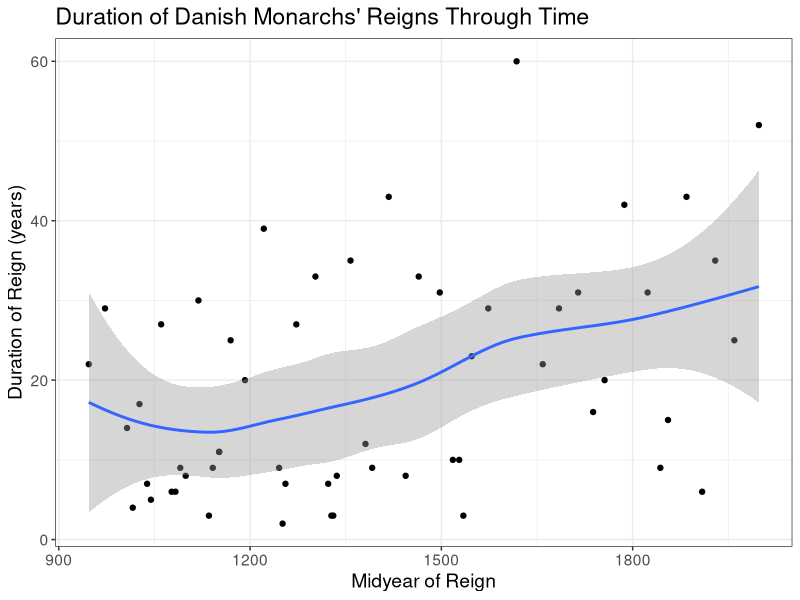
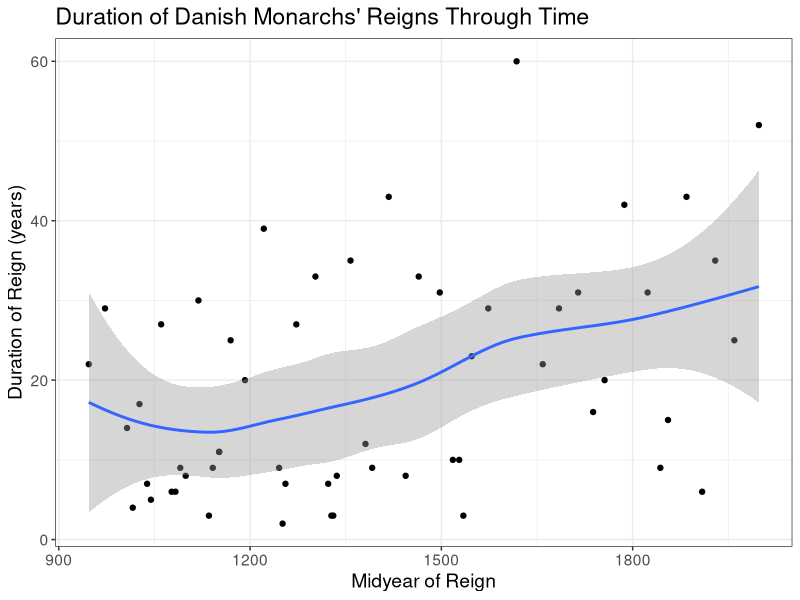

Write R code to recreate these figures, in order.
## ---- chunk 1
knitr::opts_chunk$set(echo = TRUE)
## ---- chunk 2
library(tidyverse)
## ---- chunk 3
# FILL IN THE CODE BELOW and review the outputs.

kings1 <- read.csv("../week11/Monark_ark_Danish.csv")

kings2 <- read_csv("../week11/Monark_ark_Danish.csv")

kings3 <- read.csv2("../week11/Monark_ark_Danish.csv")

kings4 <- read_csv2("../week11/Monark_ark_Danish.csv")
## ---- chunk 4
find("read.csv")
find("read_csv")
## ---- chunk 5

kings_list <- list( # Here we define a list for the four loaded datasets.
  kings1 = kings1,
  kings2 = kings2,
  kings3 = kings3,
  kings4 = kings4
)

# We create a for-loop that iterates through the names of the datasets in the list. 
# The function names(kings_list) returns the labels "kings1", "kings2", "kings3", and "kings4".

# Inside the loop, we extract the corresponding dataset from the list with and the element within with [[]] since [] only returns a list. 

#cat(), which concatenates text and prints it. (Works like making vectors with c(X,X,X,X) except it also prints it.)
# \n creates a new line, so the text is not in one line (line break).

for (name in names(kings_list)) { 

  data <- kings_list[[name]]

  cat("\nDataset:", name, "\n",           
      "Data type:", class(data), "\n",    
      "Columns:", ncol(data), "\n",       
      "Rows:", nrow(data), "\n",          
      "Size:", size_sum(data), "\n",
      "Column names:", colnames(data), "\n")
}
## ---- chunk 6
head(kings4)
## ---- chunk 7

# Column 10 is Era_start and column 11 is Era_finished.

# We want to define a new column that subtracts the end of the era with the start.
# We want to keep rows where Era_start has no NA OR Era_finished has no NA. 
# This results in rows where both are NA get removed.

Reign_duration <- kings4 %>% # A pipe (%>%) is used to combine multiple functions.
  filter(!is.na(Era_start) | !is.na(Era_finished)) %>% # Here we filter out NA. (not necessary for us)
  mutate(Reign_duration = Era_finished - Era_start) # Here we create a new column.

# The duration column is placed at 12 and has 57 values.
Reign_duration[12]

#Reign_duration["Reign_duration"] # Can also be used but works best for one column.
## ---- chunk 8
Average_reign_duration_baseR <- 
  mean(as.numeric(Reign_duration$Reign_duration),na.rm = TRUE)

cat("Base-R mean:",round(Average_reign_duration_baseR,digits=1),"years") # We round it to one digit.
 # cat functions do not work with pipes, so we type it separately
## ---- chunk 9
# We take the mean of the duration of the reigns and remove NA.

Average_reign_duration <- Reign_duration %>%
  summarize(avg_duration = mean(Reign_duration, na.rm = TRUE))

Average_reign_duration[1,1] # The new tibble has one element at [1,1]
## ---- chunk 10
longer_than_avg_reigns <- Reign_duration %>% # We use the pipe to push it
  filter(Reign_duration > Average_reign_duration$avg_duration) %>% 
  select(Name,Era_start,Era_finished,Reign_duration) # We select the four columns

# $ extracts the avg_duration column from the Average_rule_duration tibble.

longer_than_avg_reigns
## ---- chunk 11
count(longer_than_avg_reigns)
## ---- chunk 12
sorted_kings <- Reign_duration %>% # First we sort the reign duration. 
  arrange(desc(Reign_duration)) # We arrange it in descending order with biggest to smallest.

three_longest_reigns <- sorted_kings %>%  # Now having them sorted we want the first three.
  slice(1:3) # Here we select the first three rows from the sorted_kings.

years_to_days_leap <- 365.25 # 365 days a year and one extra year every fourth.

three_longest_reigns_days <- three_longest_reigns %>%
  mutate(Reign_days = Reign_duration*years_to_days_leap) # We create a new column "Reign_days".

three_column_focused <- three_longest_reigns_days %>% 
  select(Name, Reign_duration, Reign_days) # We select column 1, 12 and 13.

three_column_focused
## ---- chunk 13
# The code from before can be optimised to one continuous pipe.

three_longest_reigns_days_optimised <- Reign_duration %>%
  arrange(desc(Reign_duration)) %>% # Arranges so biggest to smallest.
  slice(1:3) %>% # Selects the first three rows.
  mutate(Reign_days = Reign_duration*365.25) %>%  # Converts to days (with leap) and new column.
  select(Name, Reign_duration, Reign_days) # We select column 1, 12 and 13.

three_longest_reigns_days_optimised
## ---- chunk 14
midyear_Reign <- Reign_duration %>% 
  mutate(midyear = Era_start + (Era_finished-Era_start)/2)

#midyear_definition[10:13]

ggplot(midyear_Reign, aes(x=midyear,y=Reign_duration)) +
  geom_point() + # gives data points in the plot
  geom_smooth() + # Fits a curve to the points.
  labs(
    title = "Duration of Danish Monarchs' Reigns Through Time",
    x = "Midyear of Reign",
    y = "Duration of Reign (years)"
  ) +
  theme_bw() +
  theme(text = element_text(size = 14))

ggsave("Duration of Danish Monarchs' Reigns Through Time.png" , width=14, height = 10, dpi=100)
